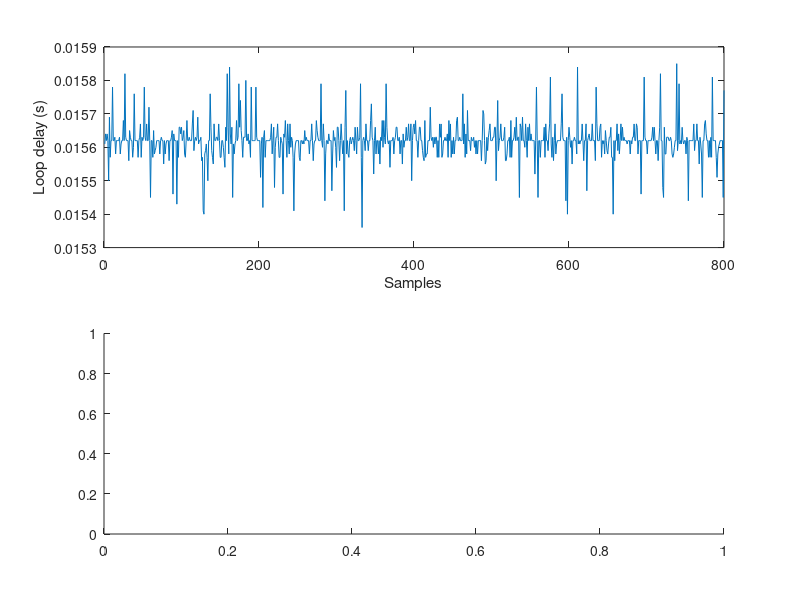

The MATLAB script that drew this image: (Note: this script raises an error after producing the figure.)
%%%%%%%%%%%%%%%%%%%%%%%%%%%%%%%%%%%%%%%%%%%%%%%%%%%%%%%%%%%%%%%%%%%%%%%%
% Delay Analysis for the onboard - offboard controllers.
% By Rafael Socas, Raquel Dormido, Maria Guinaldo and Sebastian Dormido.
%%%%%%%%%%%%%%%%%%%%%%%%%%%%%%%%%%%%%%%%%%%%%%%%%%%%%%%%%%%%%%%%%%%%%%%%


% Delay analysis without packet losses
clear all
close all
% filename1 = 'Datos_delay_SPP.xlsx';
% DSPP = xlsread(filename1);
load DSPP.mat
xbin_dspp=0.0153:0.00002:0.0159;
subplot (211)
plot(DSPP)
xlabel('Samples')
ylabel('Loop delay (s)')
subplot(212)
histogram(DSPP,xbin_dspp)
xlabel('Loop delay (s)')
ylabel('Frequency')
pause


% Delay analysis without packet losses 

%filename2 = 'Datos_delay_CPP.xlsx';
%DCPP = xlsread(filename2);
load DCPP.mat
xbin_dcpp=0.001:0.001:0.05;
subplot(111)
plot(DCPP)
xlabel('t(s)')
ylabel('Loop delay (s)')

pause
